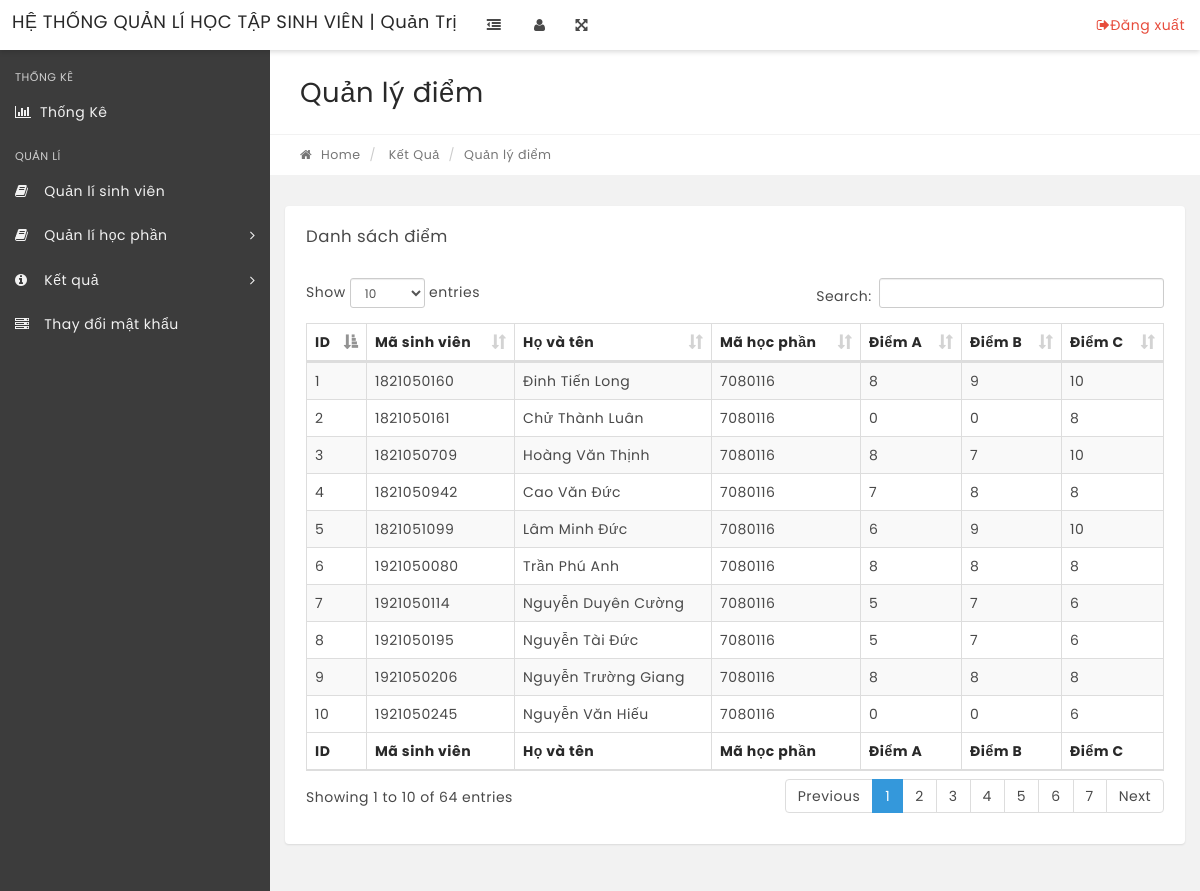
Screenshot of /manage-results.php with the database file from the repository.
### tables this page shows
CREATE TABLE `tbl_sinhvien` (
  `msv` varchar(10) NOT NULL,
  `ho_lot` varchar(20) DEFAULT NULL,
  `ten` varchar(10) DEFAULT NULL,
  `sdt` varchar(15) DEFAULT NULL,
  `email` varchar(50) DEFAULT NULL,
  `mlcn` varchar(15) DEFAULT NULL
);

CREATE TABLE `tbl_diemhocphan` (
  `msv` varchar(10) NOT NULL,
  `mhp` int(7) DEFAULT NULL,
  `A` tinyint(4) DEFAULT NULL,
  `B` tinyint(4) DEFAULT NULL,
  `C` tinyint(4) DEFAULT NULL
);

### manage-results.php (the view, shortened to what this page needs)
<?php
include('includes/config.php');
if(strlen($_SESSION['alogin'])=="")
    {
    header("Location: index.php");
    }
    else{
?>
<!DOCTYPE html>
<html lang="en">
    <head>
        <link rel="stylesheet" href="css/bootstrap.min.css" media="screen" >
        <link rel="stylesheet" href="css/font-awesome.min.css" media="screen" >
        <link rel="stylesheet" href="css/animate-css/animate.min.css" media="screen" >
        <link rel="stylesheet" href="css/lobipanel/lobipanel.min.css" media="screen" >
        <link rel="stylesheet" href="css/prism/prism.css" media="screen" >
        <link rel="stylesheet" type="text/css" href="js/DataTables/datatables.min.css"/>
        <link rel="stylesheet" href="css/main.css" media="screen" >
    </head>
    <body class="top-navbar-fixed">
        <div class="main-wrapper">
   <?php include('includes/topbar.php');?>
            <div class="content-wrapper">
                <div class="content-container">
<?php include('includes/leftbar.php');?>
                    <div class="main-page">
                        <div class="container-fluid">
                            <div class="row page-title-div">
                                <div class="col-md-6">
                                    <h2 class="title">Quản lý điểm</h2>
                                </div>
                            </div>
                            <div class="row breadcrumb-div">
                                <div class="col-md-6">
                                    <ul class="breadcrumb">
            							<li><a href="dashboard.php"><i class="fa fa-home"></i> Home</a></li>
                                        <li> Kết Quả</li>
            							<li class="active">Quản lý điểm</li>
            						</ul>
                                </div>
                            </div>
                        </div>
                        <section class="section">
                            <div class="container-fluid">
                                <div class="row">
                                    <div class="col-md-12">
                                        <div class="panel">
                                            <div class="panel-heading">
                                                <div class="panel-title">
                                                    <h5>Danh sách điểm</h5>
                                                </div>
                                            </div>
                                            <div class="panel-body p-20">
                                                <table id="example" class="display table table-striped table-bordered" cellspacing="0" width="100%">
                                                    <thead>
                                                        <tr>
                                                            <th>ID</th>
                                                            <th>Mã sinh viên</th>
                                                            <th>Họ và tên</th>
                                                            <th>Mã học phần</th>
                                                            <th>Điểm A</th>
                                                            <th>Điểm B</th>
                                                            <th>Điểm C</th>
                                                        </tr>
                                                    </thead>
                                                    <tfoot>
                                                        <tr>
                                                        <th>ID</th>
                                                            <th>Mã sinh viên</th>
                                                            <th>Họ và tên</th>
                                                            <th>Mã học phần</th>
                                                            <th>Điểm A</th>
                                                            <th>Điểm B</th>
                                                            <th>Điểm C</th>
                                                        </tr>
                                                    </tfoot>
                                                    <tbody>
                                                    <?php
$sql = "SELECT tbl_sinhvien.*, tbl_diemhocphan.*
        FROM tbl_sinhvien
        JOIN tbl_diemhocphan ON tbl_sinhvien.msv = tbl_diemhocphan.msv";
$query = $dbh->prepare($sql);
$query->execute();
$results = $query->fetchAll(PDO::FETCH_OBJ);
$cnt = 1;
if ($query->rowCount() > 0) {
    foreach ($results as $result) {
        ?>
        <tr>
            <td><?php echo htmlentities($cnt); ?></td>
            <td><?php echo htmlentities($result->msv); ?></td>
            <td><?php echo htmlentities($result->ho_lot . ' ' . $result->ten); ?></td>
            <td><?php echo htmlentities($result->mhp); ?></td>
            <td><?php echo htmlentities($result->A); ?></td>
            <td><?php echo htmlentities($result->B); ?></td>
            <td><?php echo htmlentities($result->C); ?></td>
        </tr>
        <?php
        $cnt = $cnt + 1;
    }
}
?>
                                                    </tbody>
                                                </table>
                                            </div>
                                        </div>
                                    </div>
                                                </div>
                                            </div>
                                        </div>
                                    </div>
                                </div>
                            </div>
    </body>
</html>
<?php } ?>

### includes/topbar.php (shortened to what this page needs)
<nav class="navbar top-navbar bg-white box-shadow">
  <div class="container-fluid">
    <div class="row">
      <div class="navbar-header no-padding">
        <a class="navbar-brand" href="dashboard.php">
          HỆ THỐNG QUẢN LÍ HỌC TẬP SINH VIÊN | Quản Trị
        </a>
        <span class="small-nav-handle hidden-sm hidden-xs"><i class="fa fa-outdent"></i></span>
    	</div>
      <div class="collapse navbar-collapse" id="navbar-collapse-1">
        <ul class="nav navbar-nav" data-dropdown-in="fadeIn" data-dropdown-out="fadeOut">
          <li class="hidden-sm hidden-xs"><a href="#" class="user-info-handle"><i class="fa fa-user"></i></a></li>
          <li class="hidden-sm hidden-xs"><a href="#" class="full-screen-handle"><i class="fa fa-arrows-alt"></i></a></li>
        </ul>
        <ul class="nav navbar-nav navbar-right" data-dropdown-in="fadeIn" data-dropdown-out="fadeOut">
          <li><a href="logout.php" class="color-danger text-center"><i class="fa fa-sign-out"></i>Đăng xuất</a></li>
        </ul>
      </div>
    </div>
  </div>
</nav>

### includes/leftbar.php (shortened to what this page needs)
<div class="left-sidebar bg-black-300 box-shadow ">
    <div class="sidebar-content">
        <div class="user-info closed">
        </div>
        <div class="sidebar-nav">
            <ul class="side-nav color-gray">
                <li class="nav-header">
                    <span class="">THỐNG KÊ</span>
                </li>
                <li>
                    <a href="dashboard.php"><i class="fa fa-bar-chart-o"></i><span>Thống Kê</span></a>
                </li>
                <li class="nav-header">
                    <span class="">QUẢN LÍ</span>
                </li>
                <li><a href="update-students.php"><i class="fa fa-book"></i> <span>Quản lí sinh viên</span></a></li>
                <li class="has-children">
                    <a href="#"><i class="fa fa-book"></i> <span>Quản lí học phần</span> <i class="fa fa-angle-right arrow"></i></a>
                </li>
                <li class="has-children">
                    <a href="#"><i class="fa fa-info-circle"></i> <span>Kết quả</span> <i class="fa fa-angle-right arrow"></i></a>
                </li>
                <li><a href="change-password.php"><i class="fa fa fa-server"></i> <span> Thay đổi mật khẩu</span></a></li>
            </ul>
        </div>
    </div>
</div>

### rows the page displays
tbl_sinhvien: tbl_diemhocphan.msv "1821050160", ho_lot+ten "Đinh Tiến Long", tbl_diemhocphan.mhp "7080116", tbl_diemhocphan.A "8", tbl_diemhocphan.B "9", tbl_diemhocphan.C "10"
tbl_sinhvien: tbl_diemhocphan.msv "1821050161", ho_lot+ten "Chử Thành Luân", tbl_diemhocphan.mhp "7080116", tbl_diemhocphan.A "0", tbl_diemhocphan.B "0", tbl_diemhocphan.C "8"
tbl_sinhvien: tbl_diemhocphan.msv "1821050709", ho_lot+ten "Hoàng Văn Thịnh", tbl_diemhocphan.mhp "7080116", tbl_diemhocphan.A "8", tbl_diemhocphan.B "7", tbl_diemhocphan.C "10"
tbl_sinhvien: tbl_diemhocphan.msv "1821050942", ho_lot+ten "Cao Văn Đức", tbl_diemhocphan.mhp "7080116", tbl_diemhocphan.A "7", tbl_diemhocphan.B "8", tbl_diemhocphan.C "8"
tbl_sinhvien: tbl_diemhocphan.msv "1821051099", ho_lot+ten "Lâm Minh Đức", tbl_diemhocphan.mhp "7080116", tbl_diemhocphan.A "6", tbl_diemhocphan.B "9", tbl_diemhocphan.C "10"
tbl_sinhvien: tbl_diemhocphan.msv "1921050080", ho_lot+ten "Trần Phú Anh", tbl_diemhocphan.mhp "7080116", tbl_diemhocphan.A "8", tbl_diemhocphan.B "8", tbl_diemhocphan.C "8"
tbl_sinhvien: tbl_diemhocphan.msv "1921050114", ho_lot+ten "Nguyễn Duyên Cường", tbl_diemhocphan.mhp "7080116", tbl_diemhocphan.A "5", tbl_diemhocphan.B "7", tbl_diemhocphan.C "6"
tbl_sinhvien: tbl_diemhocphan.msv "1921050195", ho_lot+ten "Nguyễn Tài Đức", tbl_diemhocphan.mhp "7080116", tbl_diemhocphan.A "5", tbl_diemhocphan.B "7", tbl_diemhocphan.C "6"
tbl_sinhvien: tbl_diemhocphan.msv "1921050206", ho_lot+ten "Nguyễn Trường Giang", tbl_diemhocphan.mhp "7080116", tbl_diemhocphan.A "8", tbl_diemhocphan.B "8", tbl_diemhocphan.C "8"
tbl_sinhvien: tbl_diemhocphan.msv "1921050245", ho_lot+ten "Nguyễn Văn Hiếu", tbl_diemhocphan.mhp "7080116", tbl_diemhocphan.A "0", tbl_diemhocphan.B "0", tbl_diemhocphan.C "6"
